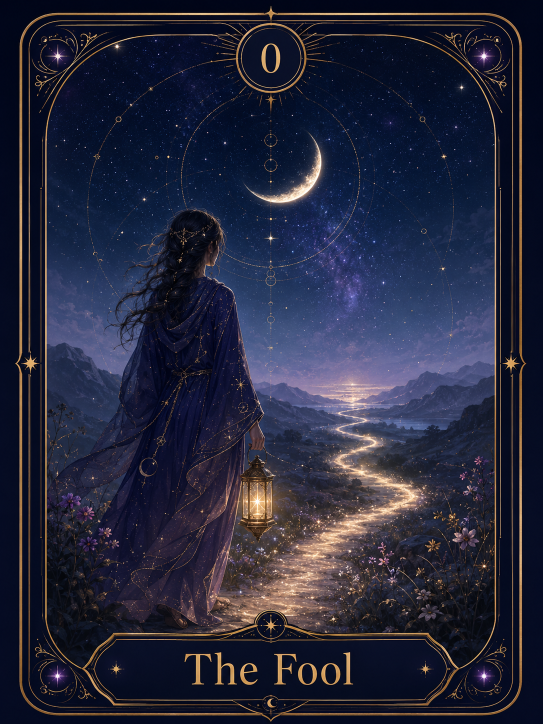
#> input picture izu-tarot-assets/png-master/00-0-The-Fool-vFinal.png, 1086 x 1448 px (shown at 1/2 size)
$ python convert_tarot_cards_to_webp.py
#> lines starting #> are read from the running program, lines starting #| are printed output that depends on the picture
from pathlib import Path

try:
    from PIL import Image
except ImportError:
    raise SystemExit(
        "Error: Pillow is required to convert the tarot card images.\n"
        "Install it by running: pip install pillow"
    )


OVERWRITE = False
TARGET_WIDTH = 768
WEBP_QUALITY = 85
WEBP_METHOD = 6

PROJECT_ROOT = Path(__file__).resolve().parent
SOURCE_DIR = PROJECT_ROOT / "izu-tarot-assets" / "png-master"
OUTPUT_DIR = PROJECT_ROOT / "public" / "cards" / "major"

CARD_FILES = {
    "00-0-The-Fool-vFinal.png": "00-0-the-fool.webp",
    "01-I-The-Magician-vFinal.png": "01-i-the-magician.webp",
    "02-II-The-High-Priestess-vFinal.png": "02-ii-the-high-priestess.webp",
    "03-III-The-Empress-vFinal.png": "03-iii-the-empress.webp",
    "04-IV-The-Emperor-vFinal.png": "04-iv-the-emperor.webp",
    "05-V-The-Hierophant-vFinal.png": "05-v-the-hierophant.webp",
    "06-VI-The-Lovers-vFinal.png": "06-vi-the-lovers.webp",
    "07-VII-The-Chariot-vFinal.png": "07-vii-the-chariot.webp",
    "08-VIII-Strength-vFinal.png": "08-viii-strength.webp",
    "09-IX-The-Hermit-vFinal.png": "09-ix-the-hermit.webp",
    "10-X-Wheel-of-Fortune-vFinal.png": "10-x-wheel-of-fortune.webp",
    "11-XI-Justice-vFinal.png": "11-xi-justice.webp",
    "12-XII-The-Hanged-Man-vFinal.png": "12-xii-the-hanged-man.webp",
    "13-XIII-Death-vFinal.png": "13-xiii-death.webp",
    "14-XIV-Temperance-vFinal.png": "14-xiv-temperance.webp",
    "15-XV-The-Devil-vFinal.png": "15-xv-the-devil.webp",
    "16-XVI-The-Tower-vFinal.png": "16-xvi-the-tower.webp",
    "17-XVII-The-Star-vFinal.png": "17-xvii-the-star.webp",
    "18-XVIII-The-Moon-vFinal.png": "18-xviii-the-moon.webp",
    "19-XIX-The-Sun-vFinal.png": "19-xix-the-sun.webp",
    "20-XX-Judgement-vFinal.png": "20-xx-judgement.webp",
    "21-XXI-The-World-vFinal.png": "21-xxi-the-world.webp",
}


def main() -> None:
    OUTPUT_DIR.mkdir(parents=True, exist_ok=True)

    counts = {
        "converted": 0,
        "missing": 0,
        "existing": 0,
        "errors": 0,
    }

    for source_name, output_name in CARD_FILES.items():
        source_path = SOURCE_DIR / source_name
        output_path = OUTPUT_DIR / output_name

        if not source_path.is_file():
            print(f"[SKIPPED - MISSING] {source_path.relative_to(PROJECT_ROOT)}")
            counts["missing"] += 1
            continue

        if output_path.exists() and not OVERWRITE:
            print(f"[SKIPPED - EXISTS]  {output_path.relative_to(PROJECT_ROOT)}")
            counts["existing"] += 1
            continue

        try:
            with Image.open(source_path) as image:
#> image is the input picture: PIL image 1086x1448 RGB; mean R, G, B 37.4, 39.2, 59.2
                if image.width <= 0 or image.height <= 0:
                    raise ValueError("Image has invalid dimensions")

                target_height = round(image.height * TARGET_WIDTH / image.width)
#> target_height = 1024
                resized_image = image.resize(
                    (TARGET_WIDTH, target_height),
                    Image.Resampling.LANCZOS,
                ).convert("RGB")
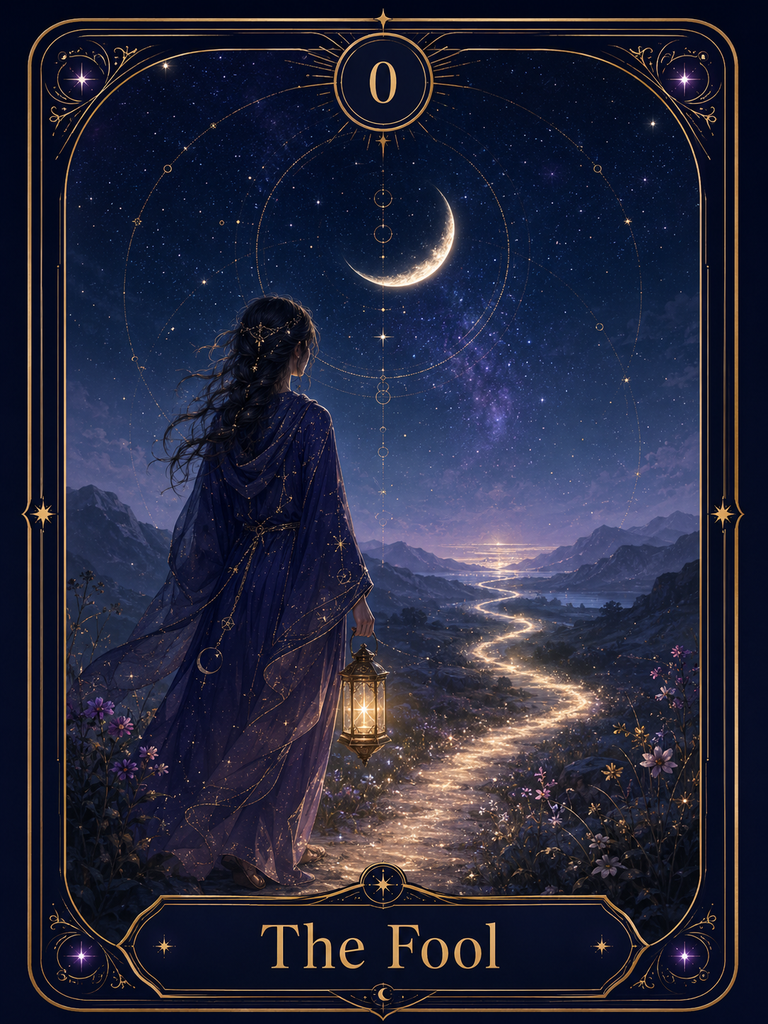
#> resized_image: PIL image 768x1024 RGB; mean R, G, B 37.5, 39.2, 59.2

                resized_image.save(
                    output_path,
                    format="WEBP",
                    quality=WEBP_QUALITY,
                    method=WEBP_METHOD,
                )
                resized_image.close()

            print(
                f"[CONVERTED]         {source_path.relative_to(PROJECT_ROOT)}"
                f" -> {output_path.relative_to(PROJECT_ROOT)}"
            )
            counts["converted"] += 1
        except Exception as error:
            print(
                f"[ERROR]             {source_path.relative_to(PROJECT_ROOT)}:"
                f" {error}"
            )
            counts["errors"] += 1
#> pass 2 of the loop in main, `for source_name, output_name in CARD_FILES.items():`:
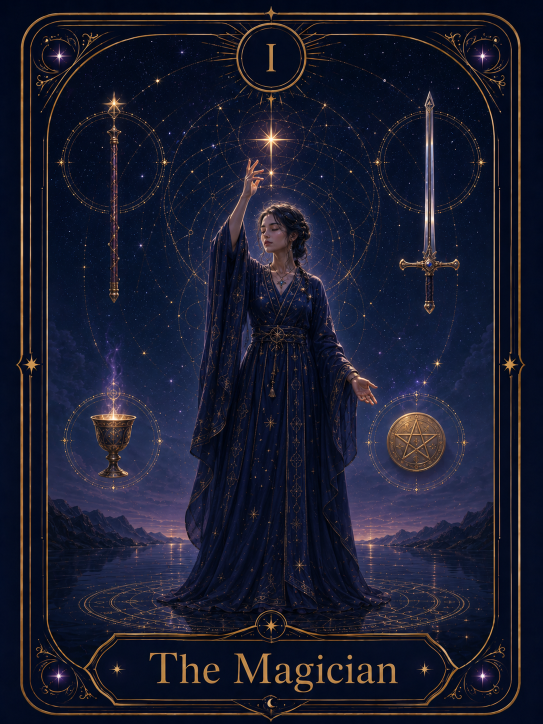
#> input picture izu-tarot-assets/png-master/01-I-The-Magician-vFinal.png, 1086 x 1448 px (shown at 1/2 size)
#> in main, image is the input picture: PIL image 1086x1448 RGB; mean R, G, B 26.1, 28.4, 46.8
#> in main, `resized_image = image.resize( (TARGET_WIDTH, target_height), Image.Res..`:
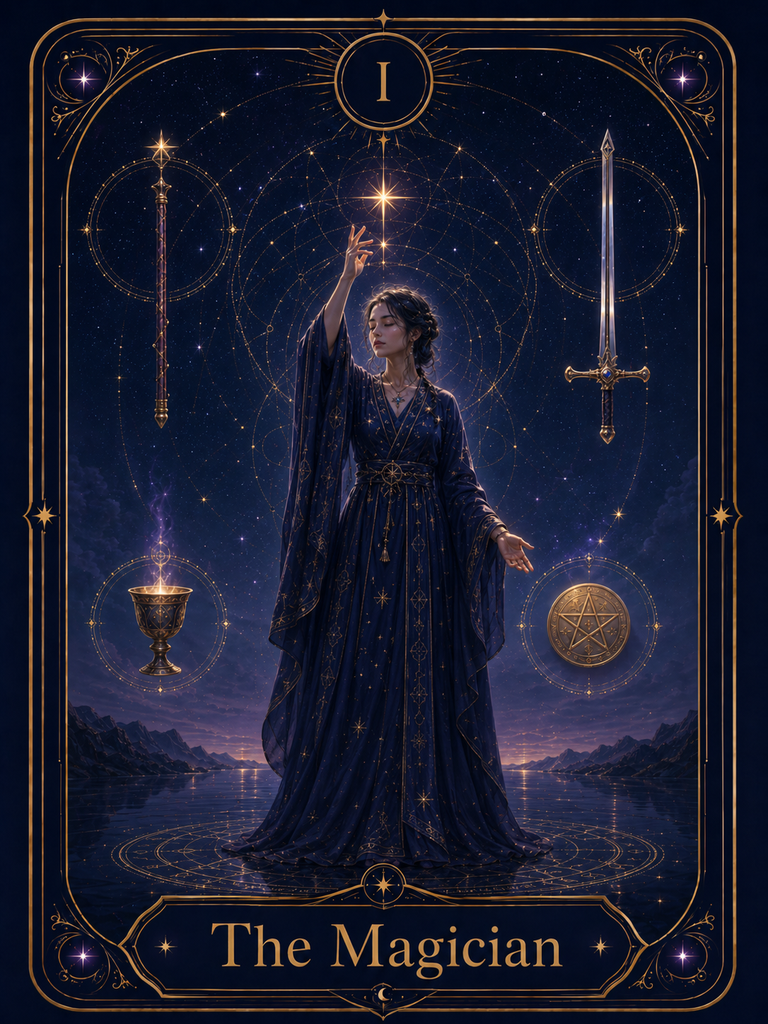
#> resized_image: PIL image 768x1024 RGB; mean R, G, B 26.2, 28.4, 46.8
#> pass 3 of the loop in main, `for source_name, output_name in CARD_FILES.items():`:
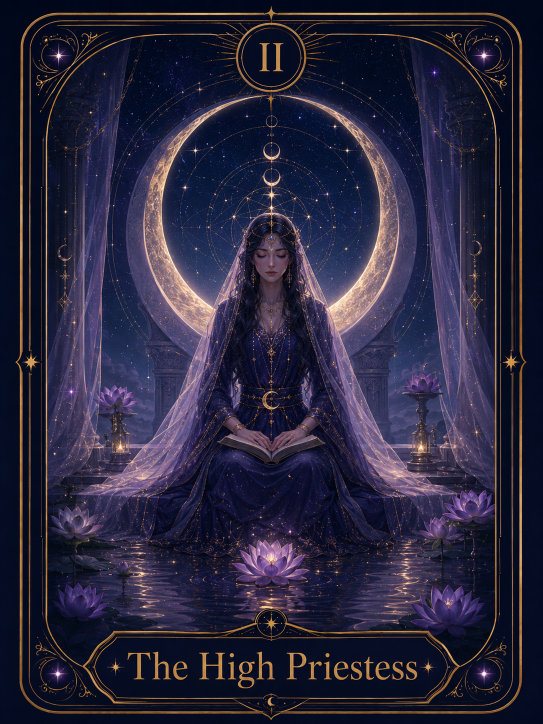
#> input picture izu-tarot-assets/png-master/02-II-The-High-Priestess-vFinal.png, 1086 x 1448 px (shown at 1/2 size)
#> in main, image is the input picture: PIL image 1086x1448 RGB; mean R, G, B 41.7, 38.8, 61.3
#> in main, `resized_image = image.resize( (TARGET_WIDTH, target_height), Image.Res..`:
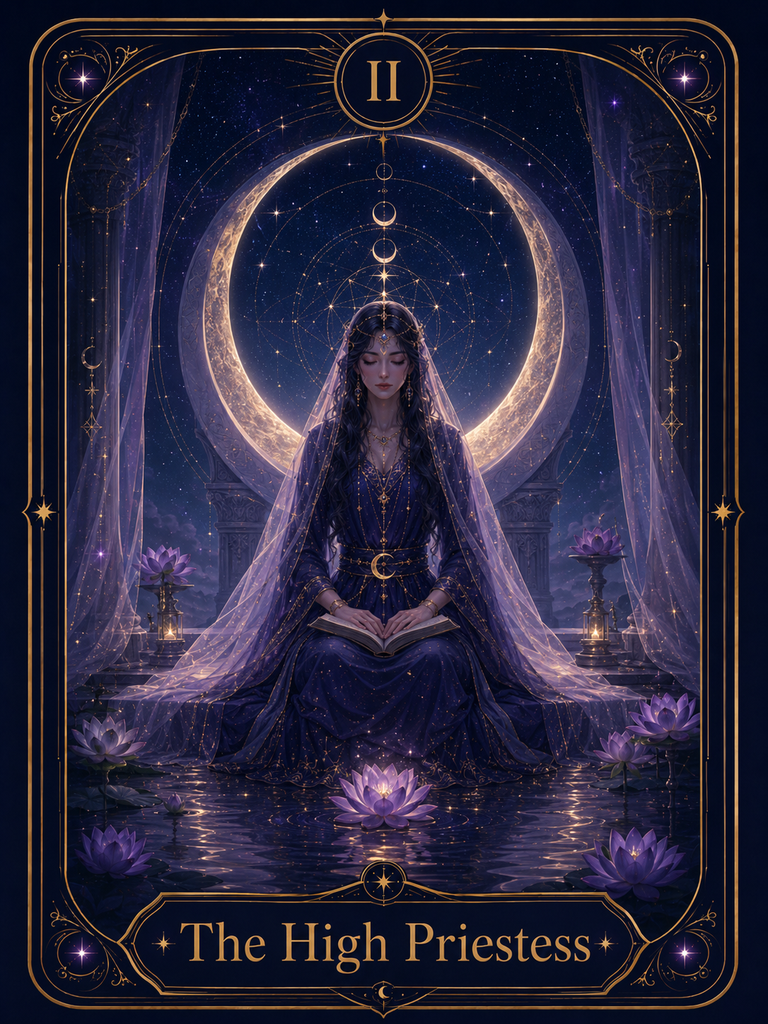
#> resized_image: PIL image 768x1024 RGB; mean R, G, B 41.8, 38.8, 61.3
#> the loop made 22 passes; the first 3 are shown

    print("\nSummary")
    print(f"  Converted:        {counts['converted']}")
    print(f"  Missing sources:  {counts['missing']}")
    print(f"  Existing outputs: {counts['existing']}")
    print(f"  Errors:           {counts['errors']}")
    print(f"  Total processed:  {len(CARD_FILES)}")


if __name__ == "__main__":
    main()
